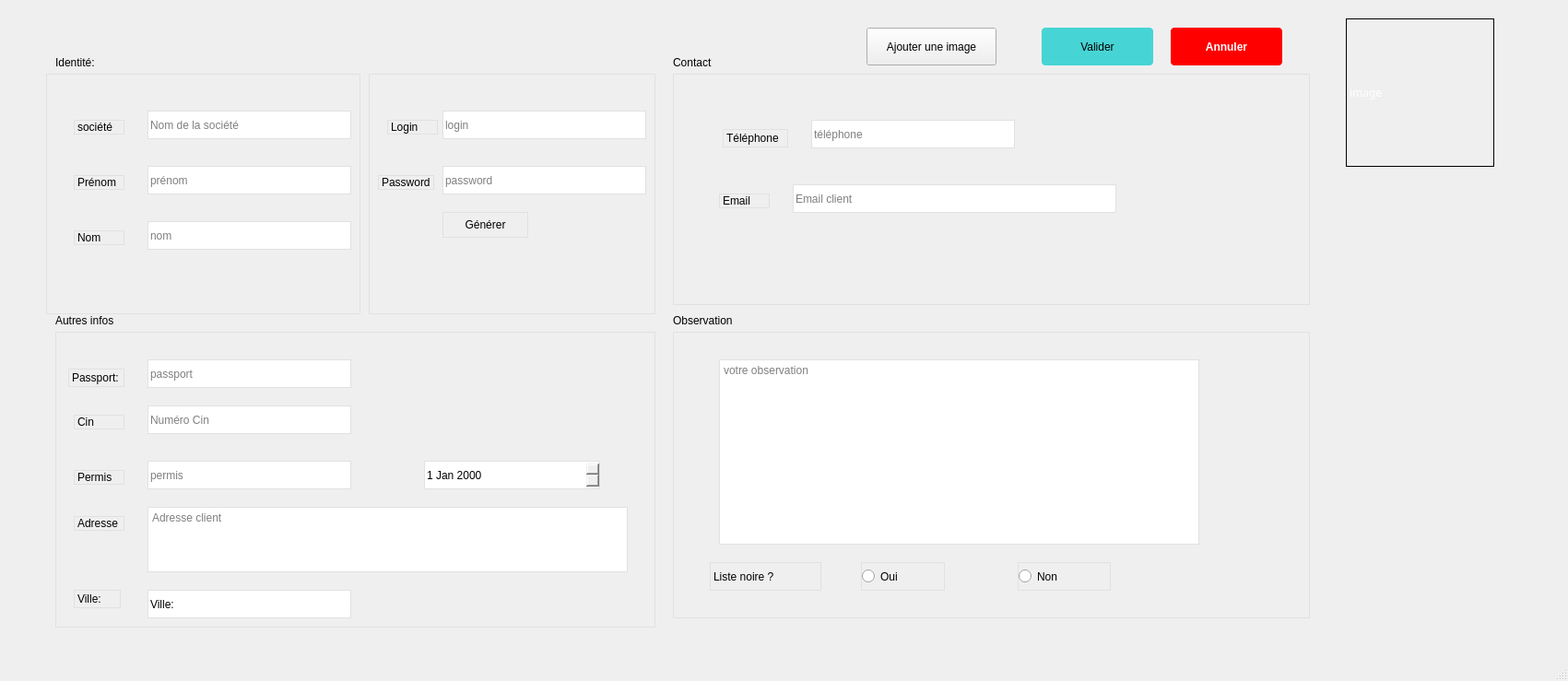
<?xml version="1.0" encoding="UTF-8"?>
<ui version="4.0">
 <class>MainWindow</class>
 <widget class="QMainWindow" name="MainWindow">
  <property name="geometry">
   <rect>
    <x>0</x>
    <y>0</y>
    <width>1701</width>
    <height>739</height>
   </rect>
  </property>
  <property name="windowTitle">
   <string>MainWindow</string>
  </property>
  <widget class="QWidget" name="centralwidget">
   <widget class="QLabel" name="label_4">
    <property name="geometry">
     <rect>
      <x>60</x>
      <y>340</y>
      <width>91</width>
      <height>16</height>
     </rect>
    </property>
    <property name="text">
     <string>Autres infos</string>
    </property>
   </widget>
   <widget class="QPushButton" name="cancelBtn">
    <property name="geometry">
     <rect>
      <x>1270</x>
      <y>30</y>
      <width>121</width>
      <height>41</height>
     </rect>
    </property>
    <property name="styleSheet">
     <string notr="true">background-color: red;
color: white;
font-weight: bold;
border: 0;
border-radius: 4px;</string>
    </property>
    <property name="text">
     <string>Annuler</string>
    </property>
   </widget>
   <widget class="QFrame" name="frame_6">
    <property name="geometry">
     <rect>
      <x>400</x>
      <y>80</y>
      <width>311</width>
      <height>261</height>
     </rect>
    </property>
    <property name="styleSheet">
     <string notr="true">border: 1px solid rgb(225, 225, 225);</string>
    </property>
    <property name="frameShape">
     <enum>QFrame::StyledPanel</enum>
    </property>
    <property name="frameShadow">
     <enum>QFrame::Raised</enum>
    </property>
    <widget class="QLineEdit" name="login">
     <property name="geometry">
      <rect>
       <x>80</x>
       <y>40</y>
       <width>221</width>
       <height>31</height>
      </rect>
     </property>
     <property name="styleSheet">
      <string notr="true">#lineEdit::placeholder {
  color: gray;
  font-style: italic;
}</string>
     </property>
     <property name="placeholderText">
      <string>login</string>
     </property>
    </widget>
    <widget class="QLabel" name="label_9">
     <property name="geometry">
      <rect>
       <x>20</x>
       <y>50</y>
       <width>55</width>
       <height>16</height>
      </rect>
     </property>
     <property name="text">
      <string>Login</string>
     </property>
    </widget>
    <widget class="QLabel" name="label_10">
     <property name="geometry">
      <rect>
       <x>10</x>
       <y>110</y>
       <width>61</width>
       <height>16</height>
      </rect>
     </property>
     <property name="text">
      <string>Password</string>
     </property>
    </widget>
    <widget class="QLineEdit" name="mdp">
     <property name="geometry">
      <rect>
       <x>80</x>
       <y>100</y>
       <width>221</width>
       <height>31</height>
      </rect>
     </property>
     <property name="styleSheet">
      <string notr="true">#lineEdit::placeholder {
  color: gray;
  font-style: italic;
}</string>
     </property>
     <property name="readOnly">
      <bool>true</bool>
     </property>
     <property name="placeholderText">
      <string>password</string>
     </property>
    </widget>
    <widget class="QPushButton" name="genererPass">
     <property name="geometry">
      <rect>
       <x>80</x>
       <y>150</y>
       <width>93</width>
       <height>28</height>
      </rect>
     </property>
     <property name="text">
      <string>Générer</string>
     </property>
    </widget>
   </widget>
   <widget class="QLabel" name="image_label_cli">
    <property name="geometry">
     <rect>
      <x>1460</x>
      <y>20</y>
      <width>161</width>
      <height>161</height>
     </rect>
    </property>
    <property name="font">
     <font>
      <family>MS Gothic</family>
     </font>
    </property>
    <property name="styleSheet">
     <string notr="true">color: white;
border: 1px solid black;</string>
    </property>
    <property name="text">
     <string>image</string>
    </property>
   </widget>
   <widget class="QPushButton" name="image_btn">
    <property name="geometry">
     <rect>
      <x>940</x>
      <y>30</y>
      <width>141</width>
      <height>41</height>
     </rect>
    </property>
    <property name="text">
     <string>Ajouter une image</string>
    </property>
   </widget>
   <widget class="QLabel" name="label_5">
    <property name="geometry">
     <rect>
      <x>730</x>
      <y>340</y>
      <width>81</width>
      <height>16</height>
     </rect>
    </property>
    <property name="text">
     <string>Observation</string>
    </property>
   </widget>
   <widget class="QFrame" name="frame_4">
    <property name="geometry">
     <rect>
      <x>730</x>
      <y>80</y>
      <width>691</width>
      <height>251</height>
     </rect>
    </property>
    <property name="styleSheet">
     <string notr="true">border: 1px solid rgb(225, 225, 225);</string>
    </property>
    <property name="frameShape">
     <enum>QFrame::StyledPanel</enum>
    </property>
    <property name="frameShadow">
     <enum>QFrame::Raised</enum>
    </property>
    <widget class="QLabel" name="label_11">
     <property name="geometry">
      <rect>
       <x>54</x>
       <y>60</y>
       <width>71</width>
       <height>20</height>
      </rect>
     </property>
     <property name="text">
      <string>Téléphone</string>
     </property>
    </widget>
    <widget class="QLineEdit" name="tel">
     <property name="geometry">
      <rect>
       <x>150</x>
       <y>50</y>
       <width>221</width>
       <height>31</height>
      </rect>
     </property>
     <property name="styleSheet">
      <string notr="true">#lineEdit::placeholder {
  color: gray;
  font-style: italic;
}</string>
     </property>
     <property name="text">
      <string/>
     </property>
     <property name="placeholderText">
      <string>téléphone</string>
     </property>
    </widget>
    <widget class="QLineEdit" name="email">
     <property name="geometry">
      <rect>
       <x>130</x>
       <y>120</y>
       <width>351</width>
       <height>31</height>
      </rect>
     </property>
     <property name="styleSheet">
      <string notr="true">#lineEdit::placeholder {
  color: gray;
  font-style: italic;
}</string>
     </property>
     <property name="placeholderText">
      <string>Email client</string>
     </property>
    </widget>
    <widget class="QLabel" name="label_13">
     <property name="geometry">
      <rect>
       <x>50</x>
       <y>130</y>
       <width>55</width>
       <height>16</height>
      </rect>
     </property>
     <property name="text">
      <string>Email</string>
     </property>
    </widget>
   </widget>
   <widget class="QFrame" name="frame_5">
    <property name="geometry">
     <rect>
      <x>730</x>
      <y>360</y>
      <width>691</width>
      <height>311</height>
     </rect>
    </property>
    <property name="styleSheet">
     <string notr="true">border: 1px solid rgb(225, 225, 225);</string>
    </property>
    <property name="frameShape">
     <enum>QFrame::StyledPanel</enum>
    </property>
    <property name="frameShadow">
     <enum>QFrame::Raised</enum>
    </property>
    <widget class="QTextEdit" name="observation">
     <property name="geometry">
      <rect>
       <x>50</x>
       <y>30</y>
       <width>521</width>
       <height>201</height>
      </rect>
     </property>
     <property name="placeholderText">
      <string>votre observation</string>
     </property>
    </widget>
    <widget class="QLabel" name="label_19">
     <property name="geometry">
      <rect>
       <x>40</x>
       <y>250</y>
       <width>121</width>
       <height>31</height>
      </rect>
     </property>
     <property name="text">
      <string>Liste noire ?</string>
     </property>
    </widget>
    <widget class="QRadioButton" name="radioOui">
     <property name="geometry">
      <rect>
       <x>204</x>
       <y>250</y>
       <width>91</width>
       <height>31</height>
      </rect>
     </property>
     <property name="text">
      <string>Oui</string>
     </property>
    </widget>
    <widget class="QRadioButton" name="radioNon">
     <property name="geometry">
      <rect>
       <x>374</x>
       <y>250</y>
       <width>101</width>
       <height>31</height>
      </rect>
     </property>
     <property name="text">
      <string>Non</string>
     </property>
    </widget>
   </widget>
   <widget class="QPushButton" name="valider_btn">
    <property name="geometry">
     <rect>
      <x>1130</x>
      <y>30</y>
      <width>121</width>
      <height>41</height>
     </rect>
    </property>
    <property name="styleSheet">
     <string notr="true">background-color: rgb(71, 212, 212);
border: 0;
border-radius: 4px;</string>
    </property>
    <property name="text">
     <string>Valider</string>
    </property>
   </widget>
   <widget class="QLabel" name="label_2">
    <property name="geometry">
     <rect>
      <x>60</x>
      <y>60</y>
      <width>55</width>
      <height>16</height>
     </rect>
    </property>
    <property name="text">
     <string>Identité:</string>
    </property>
   </widget>
   <widget class="QFrame" name="frame_3">
    <property name="geometry">
     <rect>
      <x>60</x>
      <y>360</y>
      <width>651</width>
      <height>321</height>
     </rect>
    </property>
    <property name="styleSheet">
     <string notr="true">border: 1px solid rgb(225, 225, 225);</string>
    </property>
    <property name="frameShape">
     <enum>QFrame::StyledPanel</enum>
    </property>
    <property name="frameShadow">
     <enum>QFrame::Raised</enum>
    </property>
    <widget class="QLabel" name="label_20">
     <property name="geometry">
      <rect>
       <x>14</x>
       <y>40</y>
       <width>61</width>
       <height>20</height>
      </rect>
     </property>
     <property name="text">
      <string>Passport:</string>
     </property>
    </widget>
    <widget class="QLineEdit" name="passport">
     <property name="geometry">
      <rect>
       <x>100</x>
       <y>30</y>
       <width>221</width>
       <height>31</height>
      </rect>
     </property>
     <property name="styleSheet">
      <string notr="true">#lineEdit::placeholder {
  color: gray;
  font-style: italic;
}</string>
     </property>
     <property name="placeholderText">
      <string>passport</string>
     </property>
    </widget>
    <widget class="QLabel" name="label_21">
     <property name="geometry">
      <rect>
       <x>20</x>
       <y>90</y>
       <width>55</width>
       <height>16</height>
      </rect>
     </property>
     <property name="text">
      <string>Cin</string>
     </property>
    </widget>
    <widget class="QLineEdit" name="cin">
     <property name="geometry">
      <rect>
       <x>100</x>
       <y>80</y>
       <width>221</width>
       <height>31</height>
      </rect>
     </property>
     <property name="styleSheet">
      <string notr="true">#lineEdit::placeholder {
  color: gray;
  font-style: italic;
}</string>
     </property>
     <property name="placeholderText">
      <string>Numéro Cin</string>
     </property>
    </widget>
    <widget class="QLabel" name="label_22">
     <property name="geometry">
      <rect>
       <x>20</x>
       <y>150</y>
       <width>55</width>
       <height>16</height>
      </rect>
     </property>
     <property name="text">
      <string>Permis</string>
     </property>
    </widget>
    <widget class="QLineEdit" name="permis">
     <property name="geometry">
      <rect>
       <x>100</x>
       <y>140</y>
       <width>221</width>
       <height>31</height>
      </rect>
     </property>
     <property name="styleSheet">
      <string notr="true">#lineEdit::placeholder {
  color: gray;
  font-style: italic;
}</string>
     </property>
     <property name="placeholderText">
      <string>permis</string>
     </property>
    </widget>
    <widget class="QTextEdit" name="adresse">
     <property name="geometry">
      <rect>
       <x>100</x>
       <y>190</y>
       <width>521</width>
       <height>71</height>
      </rect>
     </property>
     <property name="placeholderText">
      <string>Adresse client</string>
     </property>
    </widget>
    <widget class="QLabel" name="label_23">
     <property name="geometry">
      <rect>
       <x>20</x>
       <y>200</y>
       <width>55</width>
       <height>16</height>
      </rect>
     </property>
     <property name="text">
      <string>Adresse</string>
     </property>
    </widget>
    <widget class="QLineEdit" name="ville">
     <property name="geometry">
      <rect>
       <x>100</x>
       <y>280</y>
       <width>221</width>
       <height>31</height>
      </rect>
     </property>
     <property name="styleSheet">
      <string notr="true">#lineEdit::placeholder {
  color: gray;
  font-style: italic;
}</string>
     </property>
     <property name="text">
      <string>Ville: </string>
     </property>
     <property name="placeholderText">
      <string>Nom de la société</string>
     </property>
    </widget>
    <widget class="QLabel" name="label_24">
     <property name="geometry">
      <rect>
       <x>20</x>
       <y>280</y>
       <width>51</width>
       <height>20</height>
      </rect>
     </property>
     <property name="text">
      <string>Ville:</string>
     </property>
    </widget>
    <widget class="QDateEdit" name="dateEdit_6">
     <property name="geometry">
      <rect>
       <x>400</x>
       <y>140</y>
       <width>191</width>
       <height>31</height>
      </rect>
     </property>
    </widget>
   </widget>
   <widget class="QFrame" name="frame_2">
    <property name="geometry">
     <rect>
      <x>50</x>
      <y>80</y>
      <width>341</width>
      <height>261</height>
     </rect>
    </property>
    <property name="styleSheet">
     <string notr="true">border: 1px solid rgb(225, 225, 225);</string>
    </property>
    <property name="frameShape">
     <enum>QFrame::StyledPanel</enum>
    </property>
    <property name="frameShadow">
     <enum>QFrame::Raised</enum>
    </property>
    <widget class="QLineEdit" name="societe">
     <property name="geometry">
      <rect>
       <x>110</x>
       <y>40</y>
       <width>221</width>
       <height>31</height>
      </rect>
     </property>
     <property name="styleSheet">
      <string notr="true">#lineEdit::placeholder {
  color: gray;
  font-style: italic;
}</string>
     </property>
     <property name="placeholderText">
      <string>Nom de la société</string>
     </property>
    </widget>
    <widget class="QLabel" name="label_6">
     <property name="geometry">
      <rect>
       <x>30</x>
       <y>50</y>
       <width>55</width>
       <height>16</height>
      </rect>
     </property>
     <property name="text">
      <string>société</string>
     </property>
    </widget>
    <widget class="QLabel" name="label_7">
     <property name="geometry">
      <rect>
       <x>30</x>
       <y>110</y>
       <width>55</width>
       <height>16</height>
      </rect>
     </property>
     <property name="text">
      <string>Prénom</string>
     </property>
    </widget>
    <widget class="QLineEdit" name="prenom">
     <property name="geometry">
      <rect>
       <x>110</x>
       <y>100</y>
       <width>221</width>
       <height>31</height>
      </rect>
     </property>
     <property name="styleSheet">
      <string notr="true">#lineEdit::placeholder {
  color: gray;
  font-style: italic;
}</string>
     </property>
     <property name="placeholderText">
      <string>prénom</string>
     </property>
    </widget>
    <widget class="QLabel" name="label_8">
     <property name="geometry">
      <rect>
       <x>30</x>
       <y>170</y>
       <width>55</width>
       <height>16</height>
      </rect>
     </property>
     <property name="text">
      <string>Nom</string>
     </property>
    </widget>
    <widget class="QLineEdit" name="nom">
     <property name="geometry">
      <rect>
       <x>110</x>
       <y>160</y>
       <width>221</width>
       <height>31</height>
      </rect>
     </property>
     <property name="styleSheet">
      <string notr="true">#lineEdit::placeholder {
  color: gray;
  font-style: italic;
}</string>
     </property>
     <property name="placeholderText">
      <string>nom</string>
     </property>
    </widget>
   </widget>
   <widget class="QLabel" name="label_3">
    <property name="geometry">
     <rect>
      <x>730</x>
      <y>60</y>
      <width>55</width>
      <height>16</height>
     </rect>
    </property>
    <property name="text">
     <string>Contact</string>
    </property>
   </widget>
  </widget>
  <widget class="QMenuBar" name="menubar">
   <property name="geometry">
    <rect>
     <x>0</x>
     <y>0</y>
     <width>1701</width>
     <height>26</height>
    </rect>
   </property>
  </widget>
  <widget class="QStatusBar" name="statusbar"/>
 </widget>
 <resources/>
 <connections/>
</ui>
